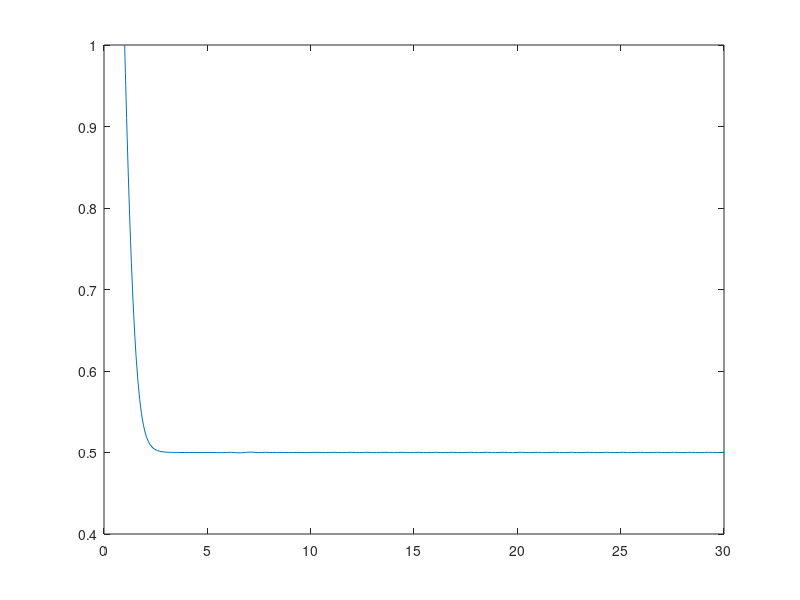

The MATLAB source for this figure:
% Checking the DE solution
DE = @(t, y) (1/y) - 2;
tspan = [1, 30];
y0 = 1;
[t, y] = ode45(DE, tspan, y0);
plot(t, y);
